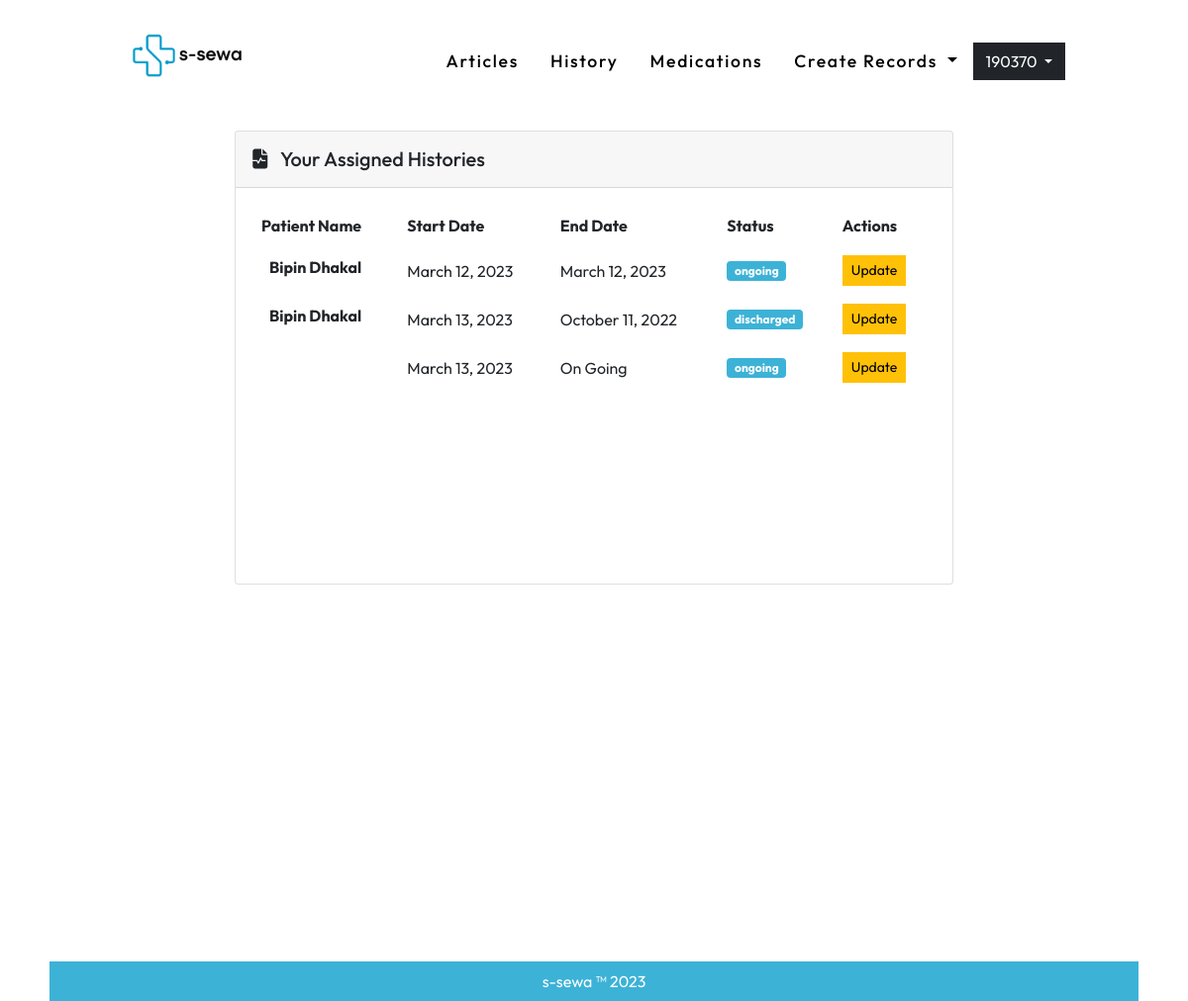
/records/list (signed in), run on an earlier commit of the app's database.
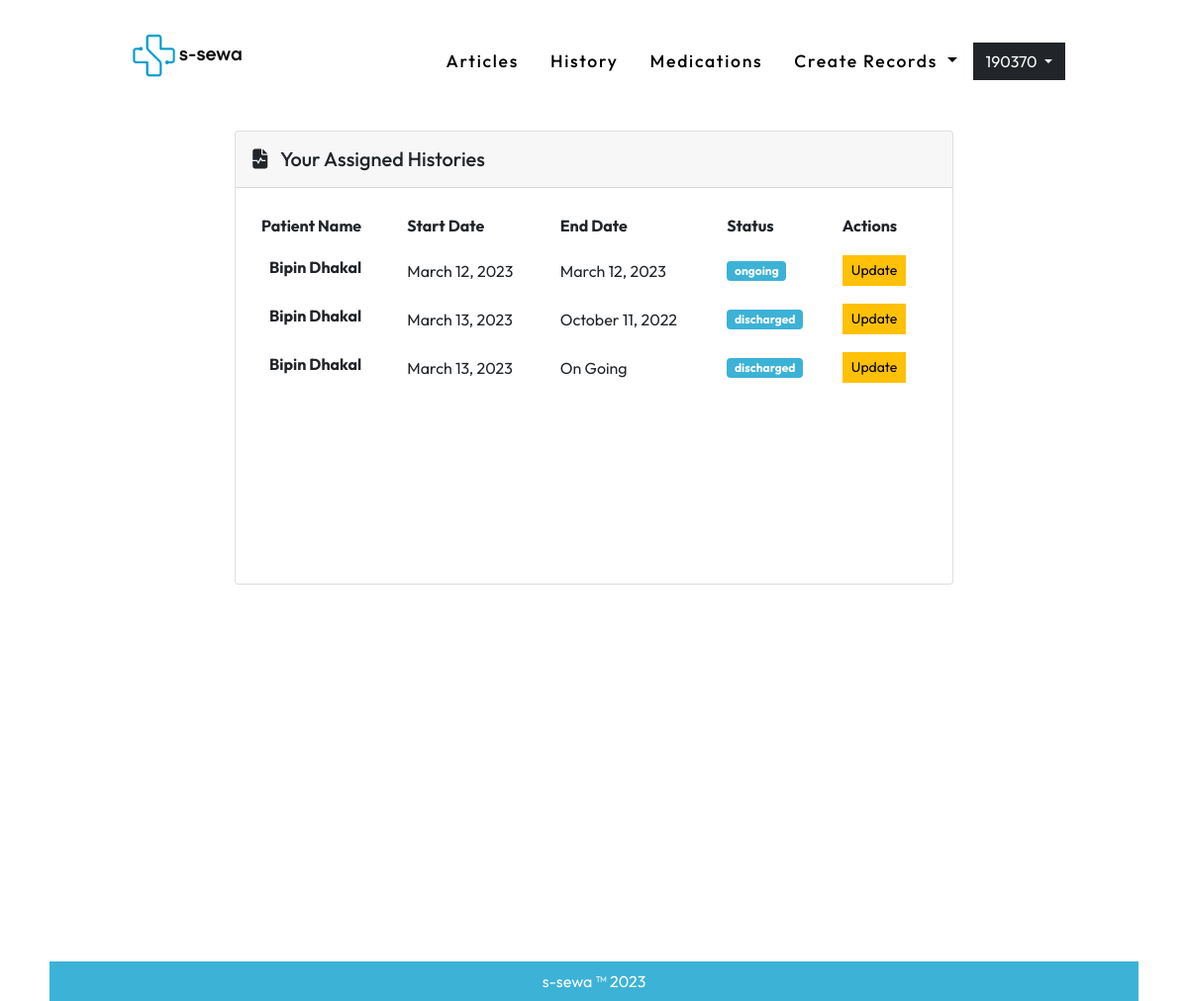
And on a later commit of the database.
### records/models.py (models this page shows, shortened)
class HealthRecord(models.Model):
    STATUS = (
    ('ongoing', 'On Going'),
    ('discharged', 'Discharged'),
    )
    start_date = models.DateTimeField(auto_now_add=True)
    end_date = models.DateTimeField(null=True, blank=True)
    documents = models.FileField(null=True, upload_to='healthrecords/')
    prescription = models.TextField(null=True)
    status = models.CharField(max_length=50, choices=STATUS )
    user = models.ForeignKey(User, on_delete=models.CASCADE)
    created_by = models.ForeignKey(User, on_delete=models.CASCADE, related_name='medical')
    @property
    def created(self):
        return '%s' % date(self.start_date, "F d, Y")
    @property
    def ended(self):
        if self.end_date == None:
            return str('On Going')
        return '%s' % date(self.end_date, "F d, Y")

### user_auth/models.py (models this page shows, shortened)
class User(AbstractUser):
    username = None#models.CharField(max_length=255, null=True, blank=True)
    email = models.EmailField(
        verbose_name='email address',
        max_length=255,
        unique=True,
    )
    user_verification = models.BooleanField(default=False) #initially this field is false but will se chan
    is_active = models.BooleanField(default=False)
    is_staff = models.BooleanField(default=False) # a admin user; non super-user
    is_admin = models.BooleanField(default=False)
    is_institution = models.BooleanField(default=False)
    is_patient = models.BooleanField(default=False)
    document = models.FileField(null=True, upload_to='useruploads/')
    USERNAME_FIELD = 'email'
    REQUIRED_FIELDS = [] #emaila nd password are required fields and first name and last name is inherited from the user creation model
    object = UserManager()
    @property
    def username(self):
        return self.email.split('@')[0]

### records/views.py (the view)
# urls.py: path('list', RecordListView.as_view(), name='list' ),
class RecordListView(ListView):
    template_name = 'records/list.html'
    model = HealthRecord
    def get_context_data(self, **kwargs):
        context = super(RecordListView, self).get_context_data(**kwargs)
        obj = HealthRecord.objects.filter(user = self.request.user).order_by('-end_date') | HealthRecord.objects.filter(created_by = self.request.user).order_by('-end_date')
        context.update({ "object_list":obj, 'history_page':'active'})
        return context

### templates/records/list.html
{% extends '../base.html' %}
{% load static %}
{%block bodyblock%}
<div class="container-fluid px-0 mx-0 homediv">
 <div class="container col-lg-9 py-2 ">
  {% if request.user.is_patient%}
    <h3 class="p-0 m-0   mb-5"><i class="fa-solid fa-file-waveform"></i>&nbsp;  Your Health History</h3>
    <div class="row">
        <div class="col-md-12">
          <div id="content">
            <ul class="timeline-1 text-black">
                {% for i in object_list %}
              <li class="event" data-date="{{i.created}} - {{i.ended}}">
                <h4 class="mb-3">{{i.created_by.first_name}}</h4>
                <p>{{i.prescription|truncatechars:120}}</p>
                <a class="text-decoration-none" href="{{i.documents.url}}" download><i class="fa-solid fa-file"></i> &nbsp; View Reports </a>
              </li>
              {%empty%}
              <p class="text-center m-5 p-5 text-muted">No data</p>
              {%endfor%}
            </ul>
          </div>
        </div>
      </div>
      {%else%}
        <div class="row d-flex justify-content-center align-items-center h-100">
          <div class="col-md-12 col-xl-10">
            <div class="card">
              <div class="card-header p-3">
                <h5 class="mb-0"><i class="fa-solid fa-file-waveform me-2"></i> Your Assigned Histories</h5>
              </div>
              <div class="card-body" data-mdb-perfect-scrollbar="true" style="position: relative; height: 400px">
                <table class="table mb-0">
                  <thead>
                    <tr>
                      <th scope="col">Patient Name</th>
                      <th scope="col">Start Date</th>
                      <th scope="col">End Date</th>
                      <th scope="col">Status</th>
                      <th scope="col">Actions</th>
                    </tr>
                  </thead>
                  <tbody>
                    {% for i in object_list %}
                    <tr class="fw-normal">
                      <th>
                        <span class="ms-2">{{i.user.first_name}} {{i.user.last_name}}</span>
                      </th>
                      <td class="align-middle">
                        <span>{{i.created}}</span>
                      </td>
                      <td class="align-middle">
                        <span>{{i.ended}}</span>
                      </td>
                      <td class="align-middle">
                        <h6 class="mb-0"><span class="badge bg-primary">{{i.status}}</span></h6>
                      </td>
                      <td class="align-middle">
                        <a href="{% url 'records:update' pk=i.id %}" class="btn btn-warning btn-sm"  title="Update">Update</a>
                      </td>
                    </tr>
                    {%empty%}
                    <p class="text-center text-muted m- p-5">No data</p>
                    {%endfor%}
                  </tbody>
                </table>
              </div>
            </div>
          </div>
        </div>
      {%endif%}
 </div>
</div>
{%endblock%}

What changed in the data, as far as the page shows it:
changed HealthRecord "On Going": user.first_name (not shown) → "Bipin"; user.last_name (not shown) → "Dhakal"; status "ongoing" → "discharged"
